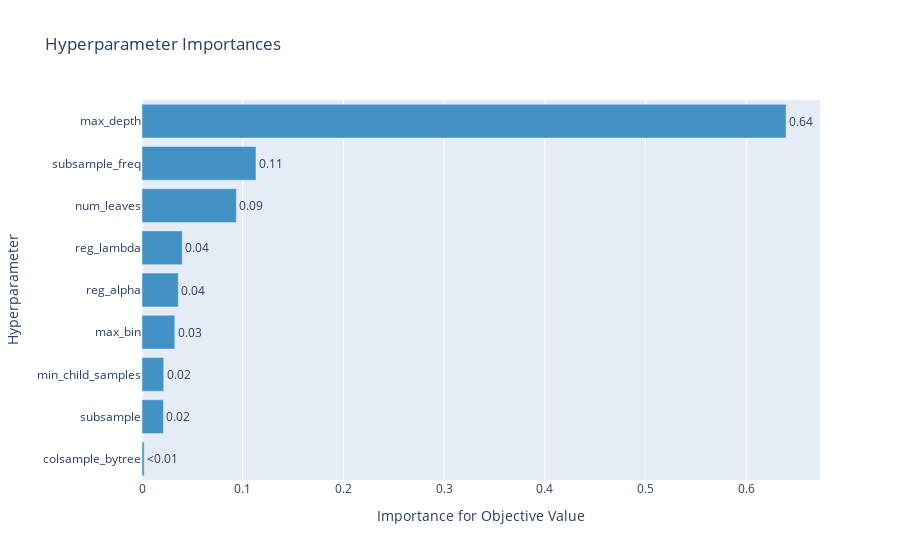

Notebook cell for this chart:
### Code cell
# 하이퍼파라미터 중요도
optuna.visualization.plot_param_importances(study)

### Figure 1 — Plotly figure (JSON) as saved in the notebook; plotly's stock layout.template omitted (floating-point values rounded to 4 significant figures)
{"data": [{"cliponaxis": false, "hovertemplate": ["colsample_bytree (FloatDistribution): 0.002134947494772179<extra></extra>", "subsample (FloatDistribution): 0.02129500992588802<extra></extra>", "min_child_samples (IntDistribution): 0.02158718795370487<extra></extra>", "max_bin (IntDistribution): 0.03257544412808259<extra></extra>", "reg_alpha (FloatDistribution): 0.0360026367745839<extra></extra>", "reg_lambda (FloatDistribution): 0.039911200934356725<extra></extra>", "num_leaves (IntDistribution): 0.09369437541662175<extra></extra>", "subsample_freq (IntDistribution): 0.11323099369954431<extra></extra>", "max_depth (IntDistribution): 0.6395682036724457<extra></extra>"], "marker": {"color": "rgb(66,146,198)"}, "orientation": "h", "text": ["<0.01", "0.02", "0.02", "0.03", "0.04", "0.04", "0.09", "0.11", "0.64"], "textposition": "outside", "type": "bar", "x": [0.002135, 0.0213, 0.02159, 0.03258, 0.036, 0.03991, 0.09369, 0.1132, 0.6396], "y": ["colsample_bytree", "subsample", "min_child_samples", "max_bin", "reg_alpha", "reg_lambda", "num_leaves", "subsample_freq", "max_depth"]}], "layout": {"showlegend": false, "title": {"text": "Hyperparameter Importances"}, "xaxis": {"title": {"text": "Importance for Objective Value"}}, "yaxis": {"title": {"text": "Hyperparameter"}}}}
